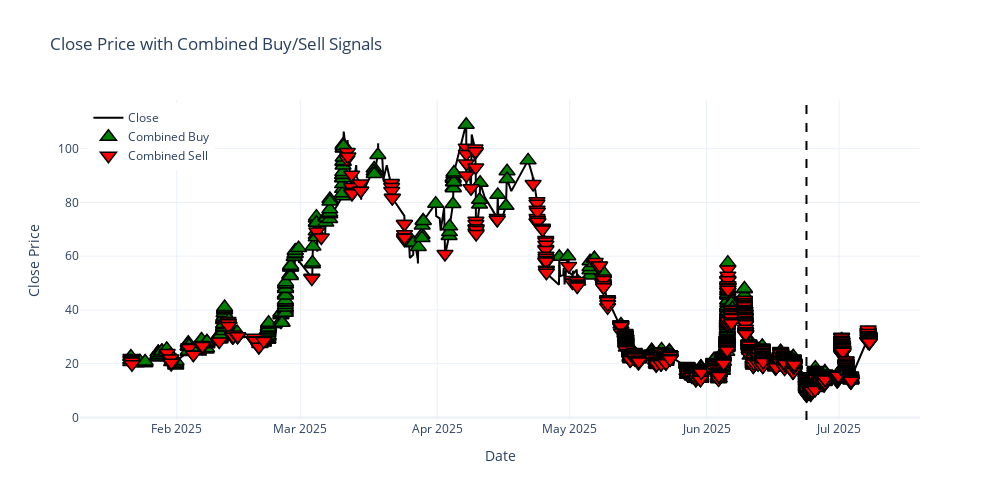

Notebook source saved alongside this figure:
### Code cell
import plotly.graph_objects as go

fig = go.Figure()

# Plot the close price
fig.add_trace(go.Scatter(
    x=datafix.index, y=datafix["Close"],
    mode='lines', name='Close', line=dict(color='black', width=2)
))

# Plot combined buy signals (green upward triangle)
buy_signals = datafix[datafix["Combined_Signal"] == "buy"]
fig.add_trace(go.Scatter(
    x=buy_signals.index, y=buy_signals["Close"],
    mode='markers', name='Combined Buy',
    marker=dict(symbol='triangle-up', color='green', size=14, line=dict(color='black', width=1.5))
))

# Plot combined sell signals (red downward triangle)
sell_signals = datafix[datafix["Combined_Signal"] == "sell"]
fig.add_trace(go.Scatter(
    x=sell_signals.index, y=sell_signals["Close"],
    mode='markers', name='Combined Sell',
    marker=dict(symbol='triangle-down', color='red', size=14, line=dict(color='black', width=1.5))
))

# Draw prediction start line
split_idx_bar = int(len(datafix) * 0.7)
split_date_bar = datafix.index[split_idx_bar]
fig.add_vline(x=split_date_bar, line=dict(color='black', dash='dash', width=2))


# Layout settings
fig.update_layout(
    title="Close Price with Combined Buy/Sell Signals",
    xaxis_title="Date",
    yaxis_title="Close Price",
    legend=dict(x=0.01, y=0.99),
    hovermode='x unified',
    template='plotly_white',
    width=1000,
    height=500
)

fig.show()

### Figure 1 — Plotly figure (JSON) as saved in the notebook; plotly's stock layout.template omitted (floating-point values rounded to 4 significant figures; data arrays with more than 128 entries replaced by an {"elided": "..."} marker saying what was removed)
{"data": [{"line": {"color": "black", "width": 2}, "mode": "lines", "name": "Close", "type": "scatter", "x": {"elided": "7023 str values"}, "y": {"elided": "7023 float values"}}, {"marker": {"color": "green", "line": {"color": "black", "width": 1.5}, "size": 14, "symbol": "triangle-up"}, "mode": "markers", "name": "Combined Buy", "type": "scatter", "x": {"elided": "1162 str values"}, "y": {"elided": "1162 float values"}}, {"marker": {"color": "red", "line": {"color": "black", "width": 1.5}, "size": 14, "symbol": "triangle-down"}, "mode": "markers", "name": "Combined Sell", "type": "scatter", "x": {"elided": "1852 str values"}, "y": {"elided": "1852 float values"}}], "layout": {"height": 500, "hovermode": "x unified", "legend": {"x": 0.01, "y": 0.99}, "shapes": [{"line": {"color": "black", "dash": "dash", "width": 2}, "type": "line", "x0": "2025-06-23 14:47:00", "x1": "2025-06-23 14:47:00", "xref": "x", "y0": 0, "y1": 1, "yref": "y domain"}], "title": {"text": "Close Price with Combined Buy/Sell Signals"}, "width": 1000, "xaxis": {"title": {"text": "Date"}}, "yaxis": {"title": {"text": "Close Price"}}}}
